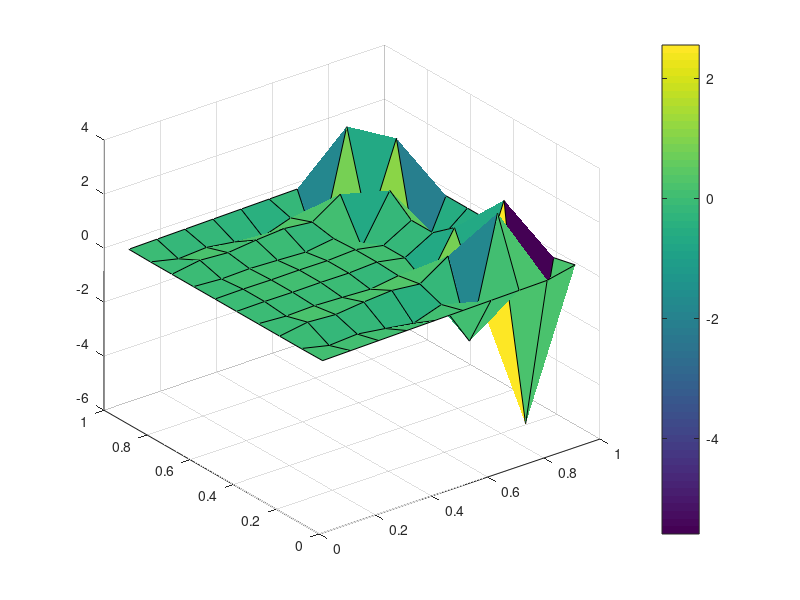

The MATLAB script that drew this image:
clearvars;
close all;
clc

% domain size
Lx = 1;
Ly = 1;
%
% number of cells
Nx = 10;
Ny = 10;
% number of lines
Nx_lines = Nx+1;
Ny_lines = Ny+1;
%
dx = Lx/Nx;
dy = Ly/Ny;
%
% cell corners
%
xcorners = 0:dx:Lx;
ycorners = 0:dy:Ly;
%
% cell centres
xcenter = 1/2*(xcorners(1:end-1)+xcorners(2:end));
ycenter = 1/2*(ycorners(1:end-1)+ycorners(2:end));
%
% velocity field at the corners

ux = xcorners * 0;
uy = -ycorners * 0;
%

% diffusivity coefficient
%
kappa = 0.01;
%
%Config
s = 1/10;
dt = s*dx^2/kappa;
t_end = 10;

% Boundary conditions
%
Tn = xcenter;
Ts = xcenter;
Te = ones(Nx, 1)';
Tw = xcenter * 0;

% Tn = xcenter;
% Ts = xcenter;
% Te = xcenter * 0;
% Tw = xcenter * 0;


%
% we are going to solve the problem in the form of a linear system
%
%      A T = B
%
% matrices initialization
%
M = Nx*Ny;
A = zeros(M,M);
B = zeros(M,1);
%

% these are help coefficients 
%
AP = zeros(M,1);
AE = AP;
AW = AP;
AS = AP;
AN = AP;

%
%%
%====================================
% Coefficients for interior cells
%====================================

for k = 1:Ny  
    for j = 1:Nx
        m = k + (j-1)*Ny;
        AW(m) = -0.5*dy*ux(j)/dx-kappa*dy/dx^2;
        AE(m) = 0.5*dy*ux(j+1)/dx -kappa*dy/dx^2;
        AS(m) = -0.5*dx*uy(k)/dy-kappa*dx/dy^2;
        AN(m) = 0.5*dx*uy(k+1)/dy -kappa*dx/dy^2;
        AP(m) = 2*kappa*(dx/dy^2+dy/dx^2);
    end
end
%%
% assign coefficients
% interior cells
for k = 2:Ny-1  
    for j = 2:Nx-1
        m = k + (j-1)*Ny;      
        A(m,m)    = AP(m);
        A(m,m-Ny) = AW(m);
        A(m,m+Ny) = AE(m);
        A(m,m-1 ) = AS(m);
        A(m,m+1 ) = AN(m);
%         B(m)      = 0;
    end
end

%%
% fill in the coefficients for the boundary conditions
% south boundary
k = 1;
for j = 2:Nx-1
        m = k + (j-1)*Ny;  
        AP(m)     = kappa*(2*dy/dx^2+3*dx/dy^2);
        A(m,m)    = AP(m);
        A(m,m-Ny) = AW(m);
        A(m,m+Ny) = AE(m);
        A(m,m+1)  = AN(m);
        B(m)      = 2*kappa*dx/dy^2*Ts(j);
end
%
%%
% west boundary
j = 1;
for k = 2:Ny-1
        m = k + (j-1)*Ny;
        AP(m)     = kappa*(3*dy/dx^2+2*dx/dy^2);
        A(m,m)    = AP(m);
        A(m,m+Ny) = AE(m);
        A(m,m-1)  = AS(m);
        A(m,m+1)  = AN(m);
        B(m)      = 2*kappa*dy/dx^2*Tw(k);
end
%%
% north boundary
k = Ny;
for j = 2:Nx-1
        m = k + (j-1)*Ny;
        AP(m)     = kappa*(2*dy/dx^2+3*dx/dy^2);
        A(m,m)    = AP(m);
        A(m,m-Ny) = AW(m);
        A(m,m+Ny) = AE(m);
        A(m,m-1)  = AS(m);
        B(m)      = 2*kappa*dx/dy^2*Tn(j);
end
%%
% east boundary
j = Nx;
for k = 2:Ny-1
        m = k + (j-1)*Ny;
        AP(m)     = kappa*(3*dy/dx^2+2*dx/dy^2);
        A(m,m)    = AP(m);
        A(m,m-Ny) = AW(m);
        A(m,m-1)  = AS(m);
        A(m,m+1)  = AN(m);
        B(m)      = 2*kappa*dy/dx^2*Te(k);
end
%%
%south-west corner
j = 1;
k = 1;
m = k + (j-1)*Ny;
AP(m)     = 3*kappa*(dy/dx^2+dx/dy^2);
A(m,m)    = AP(m);
A(m,m+Ny) = AE(m);
A(m,m+1)  = AN(m);
B(m)      = 2*kappa*dy/dx^2*Tw(k) + 2*kappa*dx/dy^2*Ts(j);

%%
%south-east corner
j = Nx;
k = 1;
m = k + (j-1)*Ny;
AP(m)     = 3*kappa*(dy/dx^2+dx/dy^2) ;
A(m,m)    = AP(m);
A(m,m-Ny) = AW(m);
A(m,m+1 ) = AN(m);
B(m)      = 2*kappa*dy/dx^2*Te(k) + 2*kappa*dx/dy^2*Ts(j);

%%
%north-east corner
j = Nx;
k = Ny;
m = k + (j-1)*Ny;
AP(m)     = 3*kappa*(dy/dx^2+dx/dy^2);
A(m,m)    = AP(m);
A(m,m-Ny) = AW(m);
A(m,m-1 ) = AS(m);
B(m)      = 2*kappa*dy/dx^2*Te(k) + 2*kappa*dx/dy^2*Tn(j);

%%
%north-west corner
j = 1;
k = Ny;
m = k + (j-1)*Ny;
AP(m)     = 3*kappa*(dy/dx^2+dx/dy^2);
A(m,m)    = AP(m);
A(m,m+Ny) = AE(m);
A(m,m-1 ) = AS(m);
B(m)      = 2*kappa*dy/dx^2*Tw(k) + 2*kappa*dx/dy^2*Tn(j);

%%
% 
% now me make A a sparse matrix
A = sparse(A);
%

%% Create an L matrix for time dependant implicit solving
I = speye(M);
L = I - A * dt;

R = I + A * dt;
%% Loop

for t = dt:dt:t_end
    B = L\B;
%     Assign the BC again.
% fill in the coefficients for the boundary conditions
% south boundary
k = 1;
for j = 2:Nx-1
        m = k + (j-1)*Ny;  
        B(m)      = 2*kappa*dx/dy^2*Ts(j);
end
%

% west boundary
j = 1;
for k = 2:Ny-1
        m = k + (j-1)*Ny;
        AP(m)     = kappa*(3*dy/dx^2+2*dx/dy^2);
        A(m,m)    = AP(m);
        A(m,m+Ny) = AE(m);
        A(m,m-1)  = AS(m);
        A(m,m+1)  = AN(m);
        B(m)      = 2*kappa*dy/dx^2*Tw(k);
end

% north boundary
k = Ny;
for j = 2:Nx-1
        m = k + (j-1)*Ny;
        B(m)      = 2*kappa*dx/dy^2*Tn(j);
end

% east boundary
j = Nx;
for k = 2:Ny-1
        m = k + (j-1)*Ny;
        B(m)      = 2*kappa*dy/dx^2*Te(k);
end

%south-west corner
j = 1;
k = 1;
m = k + (j-1)*Ny;
B(m)      = 2*kappa*dy/dx^2*Tw(k) + 2*kappa*dx/dy^2*Ts(j);


%south-east corner
j = Nx;
k = 1;
m = k + (j-1)*Ny;
B(m)      = 2*kappa*dy/dx^2*Te(k) + 2*kappa*dx/dy^2*Ts(j);


%north-east corner
j = Nx;
k = Ny;
m = k + (j-1)*Ny;
B(m)      = 2*kappa*dy/dx^2*Te(k) + 2*kappa*dx/dy^2*Tn(j);


%north-west corner
j = 1;
k = Ny;
m = k + (j-1)*Ny;
B(m)      = 2*kappa*dy/dx^2*Tw(k) + 2*kappa*dx/dy^2*Tn(j);
    t
end
% 
T = B;

%% we finally solve the linear system using backslash operator
% T = A\B;
%

%% we reshape
TM = reshape(T,Ny,Nx);

%% and plot
% [c, h] = contourm(xcenter,ycenter,TM);
% clegendm(c,h,4);

%% Surface plot
surf(xcenter,ycenter,TM);
colorbar;